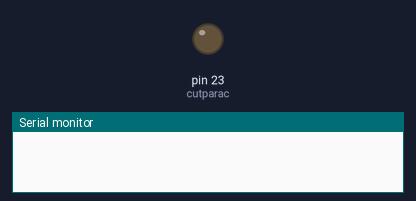
Simulated run of this sketch. Board: Arduino Mega 2560, built with avr-gcc and run on an emulated ATmega2560. On the bench: output pins drawn as LEDs (lit = HIGH), the last lines printed to the serial monitor.

Above: at 5.0 s.
At 11.5 s:
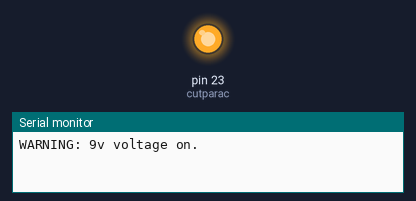
Timing chart, 0 to 16.9 s (numbered marks = the images above):
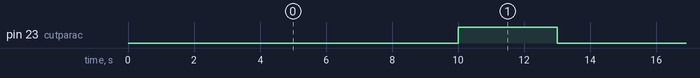

The sketch:

nicromewire.ino
```cpp
int cutparac = 23;          //切り離し用トランジスタのピン番号の宣言
int outputcutsecond = 3;    //切り離し時の9V電圧を流す時間，単位はsecond


void setup() {

    pinMode(cutparac, OUTPUT);      //切り離し用トランジスタの出力宣言
    digitalWrite(cutparac, LOW);    //切り離し用トランジスタの出力オフ
    Serial.begin(115200);

}//setup関数閉じ


void loop() {
   delay(10000);
   Serial.print("WARNING: 9v voltage on.\n");
   digitalWrite(cutparac, HIGH); //オン
   delay(outputcutsecond*1000);//十秒間電流を流す
   Serial.print("WARNING: 9v voltage off.\n");
   digitalWrite(cutparac, LOW); //オフ

}//loop関数の閉じ
```

BME280.c
```cpp
#include <Wire.h>
#include <Adafruit_Sensor.h>
#include <Adafruit_BME280.h>
Adafruit_BME280 bme;

float temp;
float pressure;
float humid;

void setup() {
  Serial.begin(115200);
  bool status;
  status = bme.begin(0x76);
  while (!status) {
    Serial.println("BME280 sensorが使えません");
    delay(1000);
  }
}
void loop() {
  temp=bme.readTemperature();
  pressure=bme.readPressure() / 100.0F;
  humid=bme.readHumidity();
  Serial.print("温度 ;");
  Serial.print(temp);
  Serial.println(" °C");

  Serial.print("気圧 ;");
  Serial.print(pressure);
  Serial.println(" hPa");
  Serial.print("湿度 ;");
  Serial.print(humid);
  Serial.println(" %");
  Serial.println();
  delay(1000);
}
```

Measured:
- by itself, pin 23 (cutparac): alternates HIGH for 3.0 s and LOW for 10.0 s
